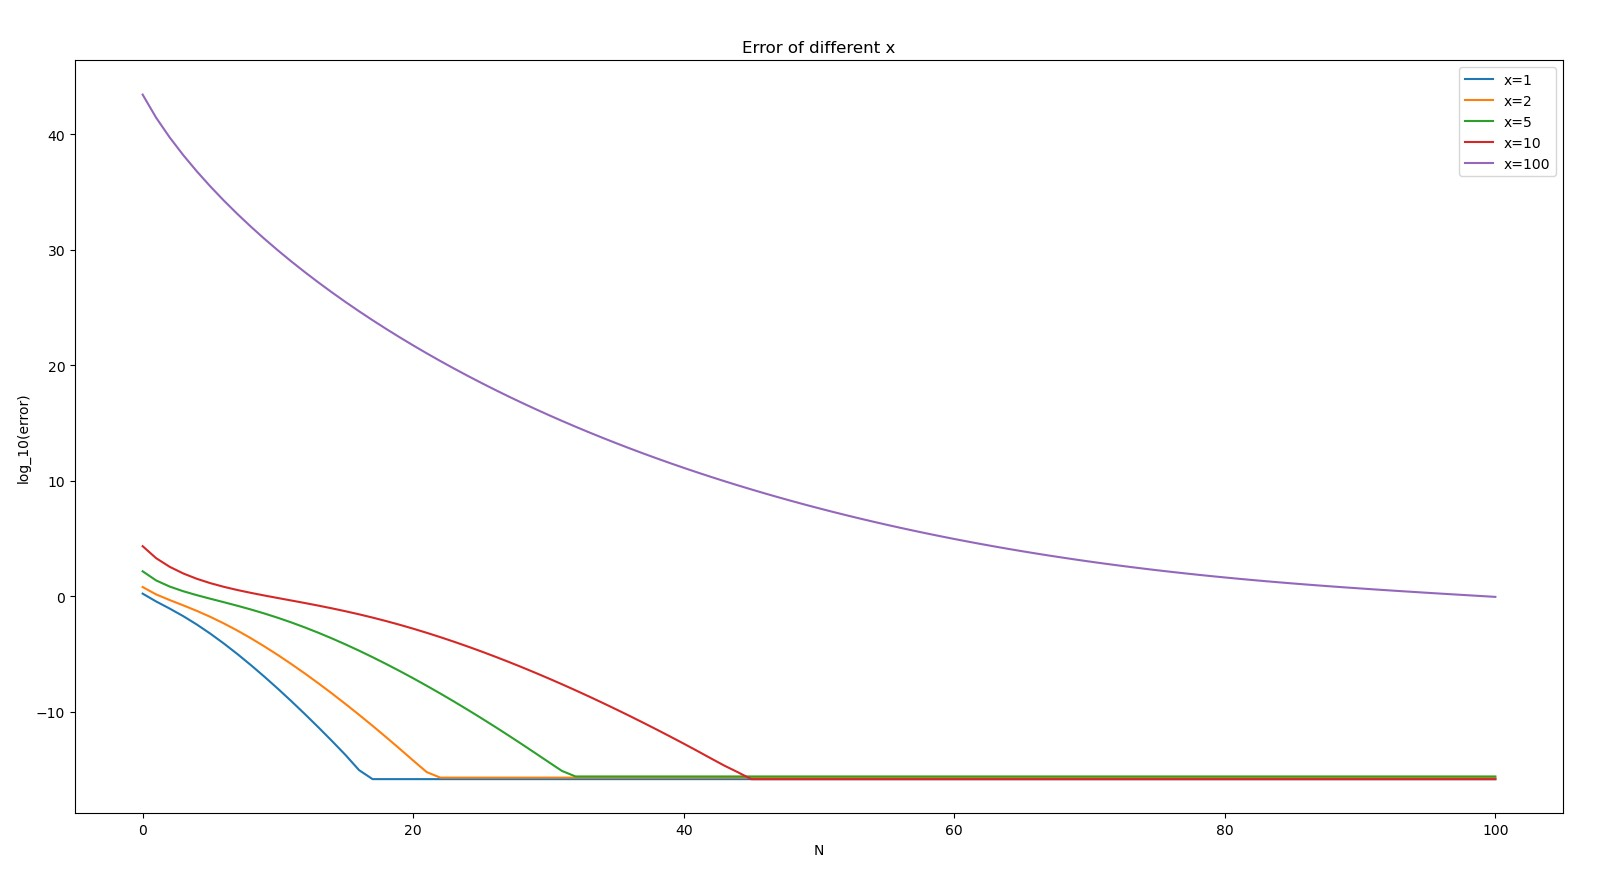

This chart was generated by the following Python code:
import numpy as np
import math
import matplotlib.pyplot as plt

def Method3(x, N):

    result=0.
    result1=[]
    n=[]
    result2 = np.exp(-x)
    Error=[]

    for i in range(0,N+1):
        result +=   (x)**i/math.factorial(i)

        n= np.append(n,i)
        # result1= np.append(result1,1/result)

        error = math.log10(abs(((1/result)-result2)/result2))
        Error=np.append(Error, error)
        
    plt.plot(n, Error, label='x='+str(x))
    plt.title("Error of different x")
    plt.xlabel("N")
    plt.ylabel("log_10(error)")

Method3(1,100)
Method3(2,100)
Method3(5,100)

Method3(10,100)
Method3(100,100)

plt.legend(loc='upper right')
plt.show()
